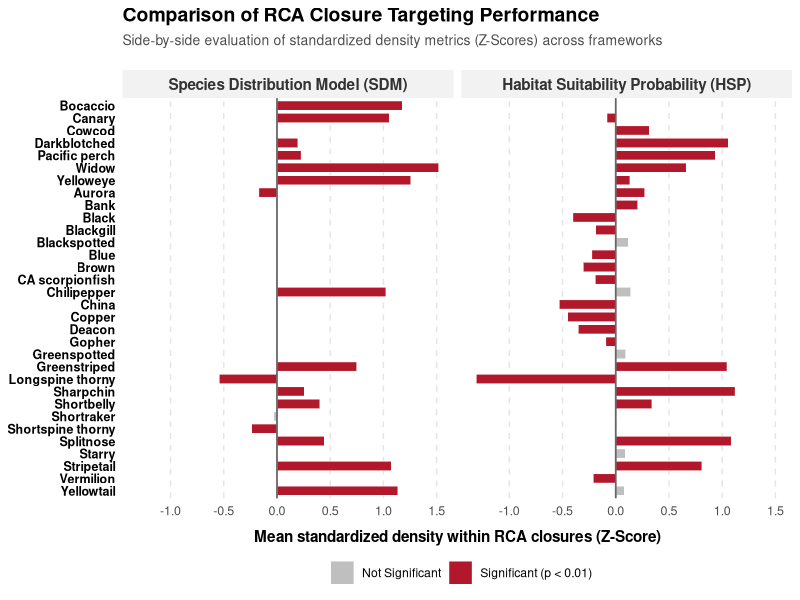

The R script that drew this image:
# Generate plots of SDM and HSP z-scores with p-values from one-sample T-Test for RCA mapping project
# Blake Feist - created 18 May 2026

library(dplyr)
library(ggplot2)
library(readr)
library(tidyr)

### Pre-step
# assign the species names lookup and order and handle missing species alignment
species_order_map <- c(
  "mean_pauc" = "Bocaccio",
  "mean_pinn" = "Canary",
  "mean_levi" = "Cowcod",
  "mean_cram" = "Darkblotched",
  "mean_alut" = "Pacific perch",
  "mean_ento" = "Widow",
  "mean_rube" = "Yelloweye",
  "mean_auro" = "Aurora",
  "mean_rufu" = "Bank",
  "mean_mela" = "Black",
  "mean_omus" = "Blackgill",
  "mean_ctus" = "Blackspotted",
  "mean_myst" = "Blue",
  "mean_auri" = "Brown",
  "mean_guta" = "CA scorpionfish",
  "mean_good" = "Chilipepper",
  "mean_nebu" = "China",
  "mean_caur" = "Copper",
  "mean_diac" = "Deacon",
  "mean_carn" = "Gopher",
  "mean_chlo" = "Greenspotted",
  "mean_elon" = "Greenstriped",
  "mean_alti" = "Longspine thorny",
  "mean_zace" = "Sharpchin",
  "mean_jord" = "Shortbelly",
  "mean_bore" = "Shortraker",
  "mean_alas" = "Shortspine thorny",
  "mean_dipl" = "Splitnose",
  "mean_cons" = "Starry",
  "mean_saxi" = "Stripetail",
  "mean_mini" = "Vermilion",
  "mean_flav" = "Yellowtail"
)

### Step 1: Load CSVs
# Load performance CSV files
setwd("~/Documents/GitHub/RCA_closure_areas/spatial_overlay_stats/")
raw_sdm <- read.csv("SDM_species_performance.csv")
raw_hsp <- read.csv("HSP_species_performance.csv")

# Prep SDM performance data
data_sdm <- raw_sdm %>%
  mutate(
    Model_Source = "Species Distribution Model (SDM)",
    Clean_Name   = species_order_map[Species_ID]
  )

# Prep HSP performance data
data_hsp <- raw_hsp %>%
  mutate(
    Model_Source = "Habitat Suitability Probability (HSP)",
    Clean_Name   = species_order_map[Species_ID]
  )

# 4. Stack them vertically into one master data frame
combined_plot_data <- bind_rows(data_sdm, data_hsp) %>%
  mutate(Significance = ifelse(p_value < 0.01, "Significant (p < 0.01)", "Not Significant")) %>%
  filter(!is.na(Clean_Name)) %>%
  
  # --- THE FIX TO SWAP LEFT AND RIGHT PANELS ---
  # Explicitly set the factor levels to force SDM to the left and HSP to the right
  mutate(Model_Source = factor(Model_Source, levels = c(
    "Species Distribution Model (SDM)", 
    "Habitat Suitability Probability (HSP)"
  )))

# 5. Lock the order to match the species_order_map in reverse (Same as before)
explicit_order <- unique(species_order_map)
combined_plot_data$Clean_Name <- factor(combined_plot_data$Clean_Name, levels = rev(explicit_order))


### Step 2: Render Side-by-Side Comparison (leave out "z_score_plot <-" to just generate the plot in R Studio)
z_score_plot <- ggplot(combined_plot_data, aes(x = Clean_Name, y = Mean_Z_Across_Years, fill = Significance)) +
  # Draw the bars
  geom_bar(stat = "identity", width = 0.75, color = "white", linewidth = 0.2) +
  
  # Solid zero baseline across both panels
  geom_hline(yintercept = 0, color = "gray40", linetype = "solid", linewidth = 0.6) +
  
  # Flip coordinates so species common names read horizontally
  coord_flip() +
  
  # Split into side-by-side panels based on the two framework names
  facet_wrap(~ Model_Source, ncol = 2) + 
  
  # Color palette
  scale_fill_manual(values = c("Significant (p < 0.01)" = "#b2182b", 
                               "Not Significant" = "gray75")) +
  theme_minimal() +
  labs(
    title = "Comparison of RCA Closure Targeting Performance",
    subtitle = "Side-by-side evaluation of standardized density metrics (Z-Scores) across frameworks",
    x = NULL, 
    y = "Mean standardized density within RCA closures (Z-Score)",
    fill = ""
  ) +
  theme(
    panel.grid.major.y = element_blank(), 
    panel.grid.minor = element_blank(),
    panel.grid.major.x = element_line(color = "gray90", linetype = "dashed"),
    
    # Text and Axis formatting
    axis.text.y = element_text(size = 9, face = "bold", color = "black"), 
    axis.text.x = element_text(size = 9),
    axis.title.x = element_text(size = 11, face = "bold", vjust = -1),
    
    # Panel header styling
    strip.text = element_text(size = 11, face = "bold", color = "gray20"),
    strip.background = element_rect(fill = "gray95", color = "transparent"),
    
    plot.title = element_text(size = 14, face = "bold", hjust = 0),
    plot.subtitle = element_text(size = 10, color = "gray30", margin = margin(b = 15)),
    legend.position = "bottom"
  )

# Save plot as high-resolution PNG
ggsave(
  filename = "SDM & HSP z-scores plot.png",   # The name of your output file
  plot = z_score_plot,                        # Tells R which plot object to save
  width = 10,                                 # Physical width in inches
  height = 7,                                 # Physical height in inches
  units = "in",                               # Sets the measuring unit to inches ("in", "cm", or "mm")
  dpi = 600                                   # CRITICAL: Sets resolution to 600 DPI
)
